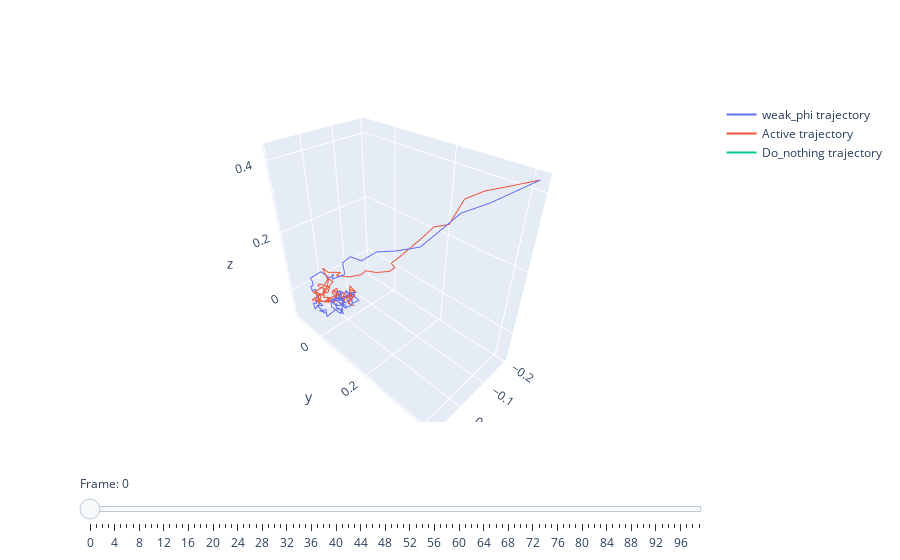

Notebook source saved alongside this figure:
### Code cell
# Create the initial figure
fig = go.Figure()



fig.add_trace(go.Scatter3d(
    x=weak_phi[:,0],
    y=weak_phi[:,1],
    z=weak_phi[:,2],
    mode='lines',
    name="weak_phi trajectory"
))

# Add the active trajectory
fig.add_trace(go.Scatter3d(
    x=a_traj[:, 0] ,
    y=a_traj[:, 1] ,
    z=a_traj[:, 2] ,
    mode='lines',
    name="Active trajectory"
))

# Add the do_nothing trajectory
fig.add_trace(go.Scatter3d(
    x=do_nothing[:, 0] ,
    y=do_nothing[:, 1] ,
    z=do_nothing[:, 2] ,
    mode='lines',
    name="Do_nothing trajectory"
))

# Define frames for the animation
frames = []
for i in range(len(a_traj)):
    frame = go.Frame(
        data=[
            go.Scatter3d(
                x=weak_phi[:i+1, 0] ,
                y=weak_phi[:i+1, 1] ,
                z=weak_phi[:i+1, 2] ,
                mode='lines',
                name="weak_phi trajectory"
            ),
            go.Scatter3d(
                x=a_traj[:i+1, 0] ,
                y=a_traj[:i+1, 1] ,
                z=a_traj[:i+1, 2] ,
                mode='lines',
                name="Active trajectory"
            ),
            go.Scatter3d(
                x=do_nothing[:i+1, 0] ,
                y=do_nothing[:i+1, 1] ,
                z=do_nothing[:i+1, 2] ,
                mode='lines',
                name="Do_nothing trajectory"
            )
        ],
        name=str(i),
        layout=go.Layout(title_text=f"Frame {i}")
    )
    frames.append(frame)

# Add frames to the animation
fig.frames = frames

# Create slider steps
slider_steps = []
for i in range(len(a_traj)):
    step = {"args": [[str(i)], {"frame": {"duration": 200, "redraw": True}, "mode": "immediate", "transition": {"duration": 300}}],
            "label": str(i),
            "method": "animate"}
    slider_steps.append(step)

# Create slider
sliders = [dict(
    active=0,
    currentvalue={"prefix": "Frame: "},
    pad={"t": 50},
    steps=slider_steps
)]

# Update layout with sliders
fig.update_layout(
    sliders=sliders
)

fig.show()

### Figure 1 — Plotly figure (JSON) as saved in the notebook; plotly's stock layout.template omitted (floating-point values rounded to 4 significant figures)
{"data": [{"mode": "lines", "name": "weak_phi trajectory", "type": "scatter3d", "x": [-0.1998, -0.1405, -0.1393, -0.1067, -0.1001, -0.06952, -0.04206, -0.0206, -0.003371, 0.01841, 0.02313, 0.04482, 0.02209, 0.02733, 0.03429, 0.05904, 0.05473, 0.05784, 0.05766, 0.05736, 0.04873, 0.05475, 0.06609, 0.07179, 0.07073, 0.08071, 0.07549, 0.05439, 0.04667, 0.0585, 0.04499, 0.05944, 0.06599, 0.03952, 0.0462, 0.01814, 0.01975, 0.01806, 0.007599, 0.0152, 0.008209, -0.009329, -0.00926, 0.001413, 0.01696, 0.02322, 0.02497, 0.01279, 0.01565, -0.01204, -0.01042, -0.01384, -0.003365, -0.00934, 0.003289, 0.004459, 0.0147, 0.009902, 0.01213, 0.01928, 0.03185, 0.03393, 0.03504, 0.03733, 0.04517, 0.03542, 0.04452, 0.0565, 0.05657, 0.04726, 0.03634, 0.02786, 0.02291, 0.02114, 0.02799, 0.0507, 0.06149, 0.05353, 0.04258, 0.03372, 0.0449, 0.02259, 0.02591, 0.03764, 0.04916, 0.03313, 0.01639, 0.01286, 0.02194, -0.008053, -0.00486, 0.009965, 0.006343, 0.001354, 0.006746, 0.01735, 0.01611, 0.02423, 0.02386, 0.03812], "y": [0.4172, 0.3474, 0.2796, 0.2404, 0.1968, 0.1444, 0.09846, 0.06098, 0.03664, 0.02817, 0.04124, 0.009921, -0.01343, -0.02678, -0.05864, -0.08035, -0.0787, -0.07383, -0.08727, -0.08345, -0.07828, -0.06275, -0.05008, -0.04728, -0.04578, -0.04645, -0.05116, -0.05627, -0.05228, -0.06736, -0.04688, -0.04165, -0.04457, -0.05065, -0.03951, -0.02095, -0.03831, -0.03391, -0.01681, -0.007086, -0.02608, -0.01212, 0.002087, -0.01883, -0.005731, -0.00847, -0.01502, 0.002336, 0.005454, 0.01841, 0.01734, 0.04677, 0.02555, 0.04326, 0.02998, 0.02248, 0.02007, -0.004011, 0.004552, 0.01671, 0.02526, 0.02751, 0.03294, 0.01585, 0.01415, 0.02748, 0.03248, 0.008628, 0.007953, 0.005028, 0.01523, 0.02187, 0.01065, 0.004188, 0.02155, 0.01592, 0.01607, 0.01396, 0.01678, 0.001099, 0.01142, 0.02213, 0.02594, 0.011, -3.131e-05, -0.005063, 0.01899, 0.03402, 0.06036, 0.02178, 0.01567, 0.01526, 0.01874, 0.02493, 0.009213, -0.01682, 0.0067, 0.01955, 0.03542, 0.04844], "z": [0.4253, 0.3706, 0.3216, 0.2653, 0.21, 0.1882, 0.1762, 0.14, 0.1498, 0.1361, 0.1078, 0.08541, 0.07936, 0.05999, 0.06924, 0.04752, 0.03304, 0.02236, 0.01308, -0.003349, 0.001305, -0.006746, -0.002778, -0.005861, -0.02071, -0.01344, -0.04436, -0.03483, -0.04916, -0.05054, -0.07822, -0.05751, -0.05196, -0.06931, -0.08585, -0.05796, -0.03721, -0.03253, -0.03059, -0.02019, -0.02864, -0.02101, -0.01251, 0.001343, 0.01715, 0.01251, -0.005656, -0.01482, 0.001737, -0.00621, -0.03171, -0.004396, 0.01632, 0.02636, 0.02536, 0.005923, 0.009386, -0.02402, -0.01442, -0.01053, -0.002872, -0.0324, -0.03488, -0.02159, -0.0203, -0.02013, -0.02761, -0.00875, 0.01503, 0.01271, 0.01432, 0.03803, 0.01702, 0.02707, 0.02413, 0.01694, 0.01636, 0.007915, -0.008104, -0.0155, -0.009634, -0.01413, 0.01186, 0.01528, 0.000253, -0.001578, -0.03193, -0.01829, 0.00936, 0.002884, 0.009487, 0.02193, 0.02796, -0.002994, -0.02387, -0.01497, -0.00958, -0.01107, -0.00959, -0.002204]}, {"mode": "lines", "name": "Active trajectory", "type": "scatter3d", "x": [-0.1998, -0.1797, -0.1669, -0.1423, -0.1392, -0.133, -0.1212, -0.07779, -0.05958, -0.07273, -0.06365, -0.04166, -0.03277, -0.02614, 0.000827, 0.03047, 0.01301, 0.02981, 0.03798, 0.0386, 0.03674, 0.04045, 0.06236, 0.08341, 0.08944, 0.08553, 0.09432, 0.07571, 0.06125, 0.06333, 0.05925, 0.07397, 0.06473, 0.03375, 0.04888, 0.02389, 0.01128, 0.02967, 0.032, 0.005635, 0.007357, 0.01907, 0.02581, 0.01294, 0.01518, 0.02654, 0.02833, 0.01809, 0.03082, 0.02159, 0.01866, 0.007156, 0.02307, 0.02103, -0.00206, -0.02777, -0.01958, -0.01763, -0.02582, -0.01211, -0.01356, -0.007147, -0.001268, -0.003737, 0.006695, -0.009789, -0.007712, -0.01119, -0.002014, -0.01209, -0.003304, 0.02515, 0.0439, 0.03775, 0.02075, 0.004782, 0.01393, 0.02519, 0.02565, 0.02413, 0.03135, 0.01539, 0.01705, 0.02488, 0.02837, 0.02454, 0.004508, 0.02046, 0.05343, 0.01396, 0.01956, 0.0389, 0.06099, 0.05968, 0.06517, 0.07733, 0.07264, 0.07511, 0.07149, 0.08274], "y": [0.4172, 0.3645, 0.3145, 0.2828, 0.2497, 0.2091, 0.1872, 0.1471, 0.1349, 0.1357, 0.1224, 0.09486, 0.0619, 0.04952, 0.03314, 0.01088, 0.006258, -0.02696, -0.04111, -0.02225, -0.02005, -0.02032, -0.01288, -0.01969, 0.002013, -0.02716, -0.02755, -0.01909, 0.003717, 0.004297, 0.008244, 0.002956, -0.005414, -0.001288, 0.00857, -0.002152, -0.01741, -0.0171, 0.01024, 0.006501, -0.005108, -0.01075, -0.01326, -0.01339, -0.0165, -0.01926, -0.02385, -0.01496, 0.003739, 0.005763, 0.01213, 0.04127, 0.0388, 0.06168, 0.02091, 0.01747, 0.001571, -0.003119, 0.0124, 0.02439, 0.03141, 0.01772, 0.02428, 0.03293, 0.02051, 0.02912, 0.01144, -0.01391, -0.008359, -0.02176, -0.02522, -0.0371, -0.05212, -0.04801, -0.05434, -0.06757, -0.09227, -0.1044, -0.1098, -0.1003, -0.1045, -0.09495, -0.08232, -0.08881, -0.09633, -0.09323, -0.06912, -0.05756, -0.02846, -0.03402, -0.0465, -0.02625, -0.01879, -0.01658, -0.04528, -0.04761, -0.02439, -0.02663, -0.01319, -0.00492], "z": [0.4253, 0.4014, 0.3781, 0.3567, 0.2802, 0.2591, 0.2262, 0.1665, 0.1499, 0.1285, 0.1144, 0.1077, 0.101, 0.08439, 0.08249, 0.09036, 0.08988, 0.0813, 0.09244, 0.06437, 0.07267, 0.06374, 0.05497, 0.04874, 0.01681, 0.02257, 0.01744, 0.0106, 0.008191, 0.02649, 0.01326, 0.01668, 0.01096, 0.01434, -0.004434, 0.01597, 0.004708, 0.02139, 0.02072, 0.01209, -0.02246, 0.004354, -0.0004789, 0.0008612, 0.02132, 0.01776, 0.007978, -0.0114, 0.003422, 0.01, 0.007484, 0.02694, 0.02449, 0.03207, 0.03013, 0.0006528, 0.02058, -0.02333, -0.005949, -0.004955, 0.00451, -0.01185, -0.0134, 0.008851, -0.01974, -0.03348, -0.03746, -0.02703, -0.02432, -0.04694, -0.05519, -0.02113, -0.01682, -0.01859, -0.03366, -0.06235, -0.07783, -0.07644, -0.07936, -0.07296, -0.04745, -0.045, -0.01725, -0.01001, -0.006768, -0.0007182, -0.01051, -0.01543, 0.01798, 0.03547, 0.04128, 0.04006, 0.03036, 0.01743, 0.01903, 0.02658, 0.0243, 0.01899, 0.035, 0.02327]}, {"mode": "lines", "name": "Do_nothing trajectory", "type": "scatter3d", "x": [0, 0, 0, 0, 0, 0, 0, 0, 0, 0, 0, 0, 0, 0, 0, 0, 0, 0, 0, 0, 0, 0, 0, 0, 0, 0, 0, 0, 0, 0, 0, 0, 0, 0, 0, 0, 0, 0, 0, 0, 0, 0, 0, 0, 0, 0, 0, 0, 0, 0, 0, 0, 0, 0, 0, 0, 0, 0, 0, 0, 0, 0, 0, 0, 0, 0, 0, 0, 0, 0, 0, 0, 0, 0, 0, 0, 0, 0, 0, 0, 0, 0, 0, 0, 0, 0, 0, 0, 0, 0, 0, 0, 0, 0, 0, 0, 0, 0, 0, 0], "y": [0, 0, 0, 0, 0, 0, 0, 0, 0, 0, 0, 0, 0, 0, 0, 0, 0, 0, 0, 0, 0, 0, 0, 0, 0, 0, 0, 0, 0, 0, 0, 0, 0, 0, 0, 0, 0, 0, 0, 0, 0, 0, 0, 0, 0, 0, 0, 0, 0, 0, 0, 0, 0, 0, 0, 0, 0, 0, 0, 0, 0, 0, 0, 0, 0, 0, 0, 0, 0, 0, 0, 0, 0, 0, 0, 0, 0, 0, 0, 0, 0, 0, 0, 0, 0, 0, 0, 0, 0, 0, 0, 0, 0, 0, 0, 0, 0, 0, 0, 0], "z": [0, 0, 0, 0, 0, 0, 0, 0, 0, 0, 0, 0, 0, 0, 0, 0, 0, 0, 0, 0, 0, 0, 0, 0, 0, 0, 0, 0, 0, 0, 0, 0, 0, 0, 0, 0, 0, 0, 0, 0, 0, 0, 0, 0, 0, 0, 0, 0, 0, 0, 0, 0, 0, 0, 0, 0, 0, 0, 0, 0, 0, 0, 0, 0, 0, 0, 0, 0, 0, 0, 0, 0, 0, 0, 0, 0, 0, 0, 0, 0, 0, 0, 0, 0, 0, 0, 0, 0, 0, 0, 0, 0, 0, 0, 0, 0, 0, 0, 0, 0]}], "layout": {"sliders": [{"active": 0, "currentvalue": {"prefix": "Frame: "}, "pad": {"t": 50}, "steps": [{"args": [["0"], {"frame": {"duration": 200, "redraw": true}, "mode": "immediate", "transition": {"duration": 300}}], "label": "0", "method": "animate"}, {"args": [["1"], {"frame": {"duration": 200, "redraw": true}, "mode": "immediate", "transition": {"duration": 300}}], "label": "1", "method": "animate"}, {"args": [["2"], {"frame": {"duration": 200, "redraw": true}, "mode": "immediate", "transition": {"duration": 300}}], "label": "2", "method": "animate"}, {"args": [["3"], {"frame": {"duration": 200, "redraw": true}, "mode": "immediate", "transition": {"duration": 300}}], "label": "3", "method": "animate"}, {"args": [["4"], {"frame": {"duration": 200, "redraw": true}, "mode": "immediate", "transition": {"duration": 300}}], "label": "4", "method": "animate"}, {"args": [["5"], {"frame": {"duration": 200, "redraw": true}, "mode": "immediate", "transition": {"duration": 300}}], "label": "5", "method": "animate"}, {"args": [["6"], {"frame": {"duration": 200, "redraw": true}, "mode": "immediate", "transition": {"duration": 300}}], "label": "6", "method": "animate"}, {"args": [["7"], {"frame": {"duration": 200, "redraw": true}, "mode": "immediate", "transition": {"duration": 300}}], "label": "7", "method": "animate"}, {"args": [["8"], {"frame": {"duration": 200, "redraw": true}, "mode": "immediate", "transition": {"duration": 300}}], "label": "8", "method": "animate"}, {"args": [["9"], {"frame": {"duration": 200, "redraw": true}, "mode": "immediate", "transition": {"duration": 300}}], "label": "9", "method": "animate"}, {"args": [["10"], {"frame": {"duration": 200, "redraw": true}, "mode": "immediate", "transition": {"duration": 300}}], "label": "10", "method": "animate"}, {"args": [["11"], {"frame": {"duration": 200, "redraw": true}, "mode": "immediate", "transition": {"duration": 300}}], "label": "11", "method": "animate"}, {"args": [["12"], {"frame": {"duration": 200, "redraw": true}, "mode": "immediate", "transition": {"duration": 300}}], "label": "12", "method": "animate"}, {"args": [["13"], {"frame": {"duration": 200, "redraw": true}, "mode": "immediate", "transition": {"duration": 300}}], "label": "13", "method": "animate"}, {"args": [["14"], {"frame": {"duration": 200, "redraw": true}, "mode": "immediate", "transition": {"duration": 300}}], "label": "14", "method": "animate"}, {"args": [["15"], {"frame": {"duration": 200, "redraw": true}, "mode": "immediate", "transition": {"duration": 300}}], "label": "15", "method": "animate"}, {"args": [["16"], {"frame": {"duration": 200, "redraw": true}, "mode": "immediate", "transition": {"duration": 300}}], "label": "16", "method": "animate"}, {"args": [["17"], {"frame": {"duration": 200, "redraw": true}, "mode": "immediate", "transition": {"duration": 300}}], "label": "17", "method": "animate"}, {"args": [["18"], {"frame": {"duration": 200, "redraw": true}, "mode": "immediate", "transition": {"duration": 300}}], "label": "18", "method": "animate"}, {"args": [["19"], {"frame": {"duration": 200, "redraw": true}, "mode": "immediate", "transition": {"duration": 300}}], "label": "19", "method": "animate"}, {"args": [["20"], {"frame": {"duration": 200, "redraw": true}, "mode": "immediate", "transition": {"duration": 300}}], "label": "20", "method": "animate"}, {"args": [["21"], {"frame": {"duration": 200, "redraw": true}, "mode": "immediate", "transition": {"duration": 300}}], "label": "21", "method": "animate"}, {"args": [["22"], {"frame": {"duration": 200, "redraw": true}, "mode": "immediate", "transition": {"duration": 300}}], "label": "22", "method": "animate"}, {"args": [["23"], {"frame": {"duration": 200, "redraw": true}, "mode": "immediate", "transition": {"duration": 300}}], "label": "23", "method": "animate"}, {"args": [["24"], {"frame": {"duration": 200, "redraw": true}, "mode": "immediate", "transition": {"duration": 300}}], "label": "24", "method": "animate"}, {"args": [["25"], {"frame": {"duration": 200, "redraw": true}, "mode": "immediate", "transition": {"duration": 300}}], "label": "25", "method": "animate"}, {"args": [["26"], {"frame": {"duration": 200, "redraw": true}, "mode": "immediate", "transition": {"duration": 300}}], "label": "26", "method": "animate"}, {"args": [["27"], {"frame": {"duration": 200, "redraw": true}, "mode": "immediate", "transition": {"duration": 300}}], "label": "27", "method": "animate"}, {"args": [["28"], {"frame": {"duration": 200, "redraw": true}, "mode": "immediate", "transition": {"duration": 300}}], "label": "28", "method": "animate"}, {"args": [["29"], {"frame": {"duration": 200, "redraw": true}, "mode": "immediate", "transition": {"duration": 300}}], "label": "29", "method": "animate"}, {"args": [["30"], {"frame": {"duration": 200, "redraw": true}, "mode": "immediate", "transition": {"duration": 300}}], "label": "30", "method": "animate"}, {"args": [["31"], {"frame": {"duration": 200, "redraw": true}, "mode": "immediate", "transition": {"duration": 300}}], "label": "31", "method": "animate"}, {"args": [["32"], {"frame": {"duration": 200, "redraw": true}, "mode": "immediate", "transition": {"duration": 300}}], "label": "32", "method": "animate"}, {"args": [["33"], {"frame": {"duration": 200, "redraw": true}, "mode": "immediate", "transition": {"duration": 300}}], "label": "33", "method": "animate"}, {"args": [["34"], {"frame": {"duration": 200, "redraw": true}, "mode": "immediate", "transition": {"duration": 300}}], "label": "34", "method": "animate"}, {"args": [["35"], {"frame": {"duration": 200, "redraw": true}, "mode": "immediate", "transition": {"duration": 300}}], "label": "35", "method": "animate"}, {"args": [["36"], {"frame": {"duration": 200, "redraw": true}, "mode": "immediate", "transition": {"duration": 300}}], "label": "36", "method": "animate"}, {"args": [["37"], {"frame": {"duration": 200, "redraw": true}, "mode": "immediate", "transition": {"duration": 300}}], "label": "37", "method": "animate"}, {"args": [["38"], {"frame": {"duration": 200, "redraw": true}, "mode": "immediate", "transition": {"duration": 300}}], "label": "38", "method": "animate"}, {"args": [["39"], {"frame": {"duration": 200, "redraw": true}, "mode": "immediate", "transition": {"duration": 300}}], "label": "39", "method": "animate"}, {"args": [["40"], {"frame": {"duration": 200, "redraw": true}, "mode": "immediate", "transition": {"duration": 300}}], "label": "40", "method": "animate"}, {"args": [["41"], {"frame": {"duration": 200, "redraw": true}, "mode": "immediate", "transition": {"duration": 300}}], "label": "41", "method": "animate"}, {"args": [["42"], {"frame": {"duration": 200, "redraw": true}, "mode": "immediate", "transition": {"duration": 300}}], "label": "42", "method": "animate"}, {"args": [["43"], {"frame": {"duration": 200, "redraw": true}, "mode": "immediate", "transition": {"duration": 300}}], "label": "43", "method": "animate"}, {"args": [["44"], {"frame": {"duration": 200, "redraw": true}, "mode": "immediate", "transition": {"duration": 300}}], "label": "44", "method": "animate"}, {"args": [["45"], {"frame": {"duration": 200, "redraw": true}, "mode": "immediate", "transition": {"duration": 300}}], "label": "45", "method": "animate"}, {"args": [["46"], {"frame": {"duration": 200, "redraw": true}, "mode": "immediate", "transition": {"duration": 300}}], "label": "46", "method": "animate"}, {"args": [["47"], {"frame": {"duration": 200, "redraw": true}, "mode": "immediate", "transition": {"duration": 300}}], "label": "47", "method": "animate"}, {"args": [["48"], {"frame": {"duration": 200, "redraw": true}, "mode": "immediate", "transition": {"duration": 300}}], "label": "48", "method": "animate"}, {"args": [["49"], {"frame": {"duration": 200, "redraw": true}, "mode": "immediate", "transition": {"duration": 300}}], "label": "49", "method": "animate"}, {"args": [["50"], {"frame": {"duration": 200, "redraw": true}, "mode": "immediate", "transition": {"duration": 300}}], "label": "50", "method": "animate"}, {"args": [["51"], {"frame": {"duration": 200, "redraw": true}, "mode": "immediate", "transition": {"duration": 300}}], "label": "51", "method": "animate"}, {"args": [["52"], {"frame": {"duration": 200, "redraw": true}, "mode": "immediate", "transition": {"duration": 300}}], "label": "52", "method": "animate"}, {"args": [["53"], {"frame": {"duration": 200, "redraw": true}, "mode": "immediate", "transition": {"duration": 300}}], "label": "53", "method": "animate"}, {"args": [["54"], {"frame": {"duration": 200, "redraw": true}, "mode": "immediate", "transition": {"duration": 300}}], "label": "54", "method": "animate"}, {"args": [["55"], {"frame": {"duration": 200, "redraw": true}, "mode": "immediate", "transition": {"duration": 300}}], "label": "55", "method": "animate"}, {"args": [["56"], {"frame": {"duration": 200, "redraw": true}, "mode": "immediate", "transition": {"duration": 300}}], "label": "56", "method": "animate"}, {"args": [["57"], {"frame": {"duration": 200, "redraw": true}, "mode": "immediate", "transition": {"duration": 300}}], "label": "57", "method": "animate"}, {"args": [["58"], {"frame": {"duration": 200, "redraw": true}, "mode": "immediate", "transition": {"duration": 300}}], "label": "58", "method": "animate"}, {"args": [["59"], {"frame": {"duration": 200, "redraw": true}, "mode": "immediate", "transition": {"duration": 300}}], "label": "59", "method": "animate"}, {"args": [["60"], {"frame": {"duration": 200, "redraw": true}, "mode": "immediate", "transition": {"duration": 300}}], "label": "60", "method": "animate"}, {"args": [["61"], {"frame": {"duration": 200, "redraw": true}, "mode": "immediate", "transition": {"duration": 300}}], "label": "61", "method": "animate"}, {"args": [["62"], {"frame": {"duration": 200, "redraw": true}, "mode": "immediate", "transition": {"duration": 300}}], "label": "62", "method": "animate"}, {"args": [["63"], {"frame": {"duration": 200, "redraw": true}, "mode": "immediate", "transition": {"duration": 300}}], "label": "63", "method": "animate"}, {"args": [["64"], {"frame": {"duration": 200, "redraw": true}, "mode": "immediate", "transition": {"duration": 300}}], "label": "64", "method": "animate"}, {"args": [["65"], {"frame": {"duration": 200, "redraw": true}, "mode": "immediate", "transition": {"duration": 300}}], "label": "65", "method": "animate"}, {"args": [["66"], {"frame": {"duration": 200, "redraw": true}, "mode": "immediate", "transition": {"duration": 300}}], "label": "66", "method": "animate"}, {"args": [["67"], {"frame": {"duration": 200, "redraw": true}, "mode": "immediate", "transition": {"duration": 300}}], "label": "67", "method": "animate"}, {"args": [["68"], {"frame": {"duration": 200, "redraw": true}, "mode": "immediate", "transition": {"duration": 300}}], "label": "68", "method": "animate"}, {"args": [["69"], {"frame": {"duration": 200, "redraw": true}, "mode": "immediate", "transition": {"duration": 300}}], "label": "69", "method": "animate"}, {"args": [["70"], {"frame": {"duration": 200, "redraw": true}, "mode": "immediate", "transition": {"duration": 300}}], "label": "70", "method": "animate"}, {"args": [["71"], {"frame": {"duration": 200, "redraw": true}, "mode": "immediate", "transition": {"duration": 300}}], "label": "71", "method": "animate"}, {"args": [["72"], {"frame": {"duration": 200, "redraw": true}, "mode": "immediate", "transition": {"duration": 300}}], "label": "72", "method": "animate"}, {"args": [["73"], {"frame": {"duration": 200, "redraw": true}, "mode": "immediate", "transition": {"duration": 300}}], "label": "73", "method": "animate"}, {"args": [["74"], {"frame": {"duration": 200, "redraw": true}, "mode": "immediate", "transition": {"duration": 300}}], "label": "74", "method": "animate"}, {"args": [["75"], {"frame": {"duration": 200, "redraw": true}, "mode": "immediate", "transition": {"duration": 300}}], "label": "75", "method": "animate"}, {"args": [["76"], {"frame": {"duration": 200, "redraw": true}, "mode": "immediate", "transition": {"duration": 300}}], "label": "76", "method": "animate"}, {"args": [["77"], {"frame": {"duration": 200, "redraw": true}, "mode": "immediate", "transition": {"duration": 300}}], "label": "77", "method": "animate"}, {"args": [["78"], {"frame": {"duration": 200, "redraw": true}, "mode": "immediate", "transition": {"duration": 300}}], "label": "78", "method": "animate"}, {"args": [["79"], {"frame": {"duration": 200, "redraw": true}, "mode": "immediate", "transition": {"duration": 300}}], "label": "79", "method": "animate"}, {"args": [["80"], {"frame": {"duration": 200, "redraw": true}, "mode": "immediate", "transition": {"duration": 300}}], "label": "80", "method": "animate"}, {"args": [["81"], {"frame": {"duration": 200, "redraw": true}, "mode": "immediate", "transition": {"duration": 300}}], "label": "81", "method": "animate"}, {"args": [["82"], {"frame": {"duration": 200, "redraw": true}, "mode": "immediate", "transition": {"duration": 300}}], "label": "82", "method": "animate"}, {"args": [["83"], {"frame": {"duration": 200, "redraw": true}, "mode": "immediate", "transition": {"duration": 300}}], "label": "83", "method": "animate"}, {"args": [["84"], {"frame": {"duration": 200, "redraw": true}, "mode": "immediate", "transition": {"duration": 300}}], "label": "84", "method": "animate"}, {"args": [["85"], {"frame": {"duration": 200, "redraw": true}, "mode": "immediate", "transition": {"duration": 300}}], "label": "85", "method": "animate"}, {"args": [["86"], {"frame": {"duration": 200, "redraw": true}, "mode": "immediate", "transition": {"duration": 300}}], "label": "86", "method": "animate"}, {"args": [["87"], {"frame": {"duration": 200, "redraw": true}, "mode": "immediate", "transition": {"duration": 300}}], "label": "87", "method": "animate"}, {"args": [["88"], {"frame": {"duration": 200, "redraw": true}, "mode": "immediate", "transition": {"duration": 300}}], "label": "88", "method": "animate"}, {"args": [["89"], {"frame": {"duration": 200, "redraw": true}, "mode": "immediate", "transition": {"duration": 300}}], "label": "89", "method": "animate"}, {"args": [["90"], {"frame": {"duration": 200, "redraw": true}, "mode": "immediate", "transition": {"duration": 300}}], "label": "90", "method": "animate"}, {"args": [["91"], {"frame": {"duration": 200, "redraw": true}, "mode": "immediate", "transition": {"duration": 300}}], "label": "91", "method": "animate"}, {"args": [["92"], {"frame": {"duration": 200, "redraw": true}, "mode": "immediate", "transition": {"duration": 300}}], "label": "92", "method": "animate"}, {"args": [["93"], {"frame": {"duration": 200, "redraw": true}, "mode": "immediate", "transition": {"duration": 300}}], "label": "93", "method": "animate"}, {"args": [["94"], {"frame": {"duration": 200, "redraw": true}, "mode": "immediate", "transition": {"duration": 300}}], "label": "94", "method": "animate"}, {"args": [["95"], {"frame": {"duration": 200, "redraw": true}, "mode": "immediate", "transition": {"duration": 300}}], "label": "95", "method": "animate"}, {"args": [["96"], {"frame": {"duration": 200, "redraw": true}, "mode": "immediate", "transition": {"duration": 300}}], "label": "96", "method": "animate"}, {"args": [["97"], {"frame": {"duration": 200, "redraw": true}, "mode": "immediate", "transition": {"duration": 300}}], "label": "97", "method": "animate"}, {"args": [["98"], {"frame": {"duration": 200, "redraw": true}, "mode": "immediate", "transition": {"duration": 300}}], "label": "98", "method": "animate"}, {"args": [["99"], {"frame": {"duration": 200, "redraw": true}, "mode": "immediate", "transition": {"duration": 300}}], "label": "99", "method": "animate"}]}]}}
